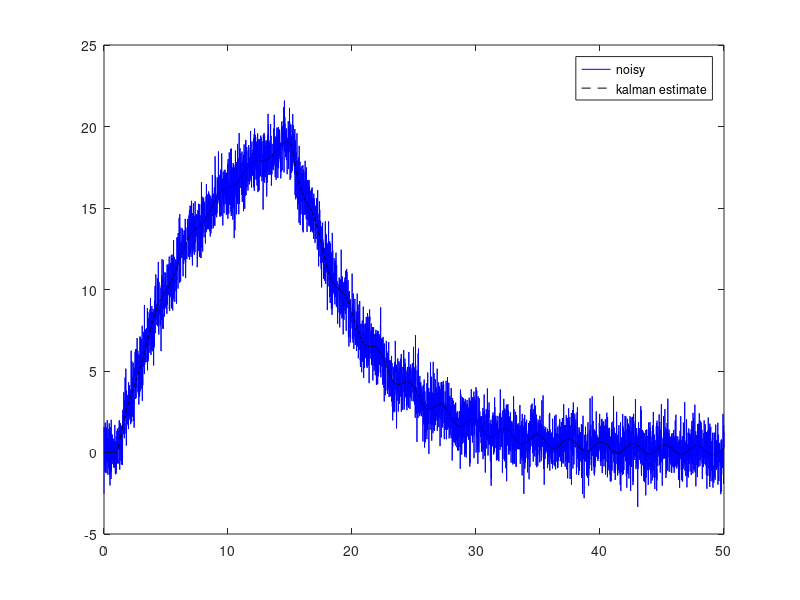

Write the MATLAB code that produced this figure. (Note: this script raises an error after producing the figure.)

% https://ctms.engin.umich.edu/CTMS/index.php?example=InvertedPendulum&section=SystemModeling
clear; close all; clc;
M = 5; %cart
m = 1; %pendulum
b = 1;
% I = 0.006;
g = -10;
l = 2;
L = 2;
% p = I*(M+m)+M*m*l^2; %denominator for the A and B matrices

% A = [0      1              0           0;
%      0 -(I+m*l^2)*b/p  (m^2*g*l^2)/p   0;
%      0      0              0           1;
%      0 -(m*l*b)/p       m*g*l*(M+m)/p  0];
% B = [     0;
%      (I+m*l^2)/p;
%           0;
%         m*l/p];


A = [0      1               0         0;
     0    -b/M            m*g/M       0;
     0      0               0         1;
     0   -b/(M*L)    (m+M)*g/(M*L)    0];


B = [0;
     1/M;
     0;
     1/(M*L)];

C = [1 0 0 0];

D = [0;
     0];

Q = 0.1 * eye(4); % process (state model) noise covaraince
R = 1; % measurement noise

BF = [B Q 0*B ];

% input to the system is u, disturbance for each state, and measurement
% noise
sysC = ss(A,BF,C,[0 0 0 0 0 R]);



%% Build Kalman Filter
sysFullOutput = ss(A,BF,eye(4),zeros(4,size(BF,2)));

[Kf,P,E] = lqe(A,Q,C,Q,R);

sysKF = ss(A-Kf*C, [B Kf],eye(4), 0*[B Kf]);

%% Setup Sim
dt = 0.01;

T = 50;
t = 0:dt:T;

uD = randn(4,size(t,2));
uN = randn(1,size(t,2));


u = 0*t;
u(100:120) = 100;
u(1500:1520) = -100;

% why is Vd squared
uAUG = [u; Q*uD; R*uN];

figure(1);
[y_sim,t] = lsim(sysC, uAUG,t);
plot(t,y_sim,'b');
hold on;
[x_true,t] = lsim(sysFullOutput, uAUG, t);
[x_est,t] = lsim(sysKF,[u ; y_sim'],t);

plot(t,C*x_est',"k--");
legend('noisy','kalman estimate') 

hold off;
% plot(t,xtrue);



%% Discrete simulation
         
T = 50;
dt = 0.01;
t = 0:dt:T;


F_sys = @(time,state,input) A * state + BF* input;
F_model = @(time,state,input) A * state + B * input;
F_Pdot = @(time,state,input) A * P * A' + Q;


x = zeros(4,length(t));
x_hat = zeros(4,length(t));
y = zeros(1,length(t));
u = zeros(1,length(t));

%Intial Conditions
x0 = [0; 0; 0; 0];
x(:,1) = x0;
x_hat(:,1) = x0;
y(1) = C * x0;
P = zeros(4,4);
u(1) = 0;

for k = 1:length(t)-1                                                                                                           

% to demonstrate basic filter, uncomment lines 133-140ish and comment out 
% and comment out the LQR control lines (146-153)


    if k >=100 && k < 120 
        u(k) = 100;
    elseif k >= 1500 && k <= 1520 
        u(k) = -100;
    else
        u(k) = 0;
    end

    wk = Q*randn(4,1);
    vk = randn(1,1);


    input = [u(k); wk; vk];

    y(k) = C*x(:,k)+ R *vk; % get measurement

    
    % get initial, unfiltered estimate
    x_temp = rk4(F_model, t(k), dt, x_hat(:,k), u(:,k));
    P_temp = rk4(F_Pdot, t(k), dt, P, 0);
    
    [x_next, Kf, P_next] = estimate(P_temp, C, R, x_temp, y(k));


    x_hat(:,k+1) = x_next;
    P = P_next;
  
    
    x(:,k+1) = rk4(F_sys,t(k),dt, x(:,k), input); 
    

end

% 
%% Plot results
axis tight;
figure(1);
plot(t,y,'DisplayName','noisy');
hold on;
plot(t,C*x_hat,'k--','DisplayName','estimate');
% plot(t,C*x,'ro','DisplayName','real');
hold off;
legend();

figure(2);


plot(t,x(2,:),'DisplayName','v true','LineWidth',2);
hold on;

plot(t,x_hat(2,:),'k--','DisplayName','v hat','LineWidth',2);

plot(t,x(3,:),'DisplayName','\theta true','LineWidth',2);
plot(t,x_hat(3,:),'k--','DisplayName','\theta hat','LineWidth',2);

plot(t,x(4,:),'DisplayName','\omega true','LineWidth',2);
plot(t,x_hat(4,:),'k--','DisplayName','\omega hat','LineWidth',2);

title("Unmeasured States");
legend();
hold off;
